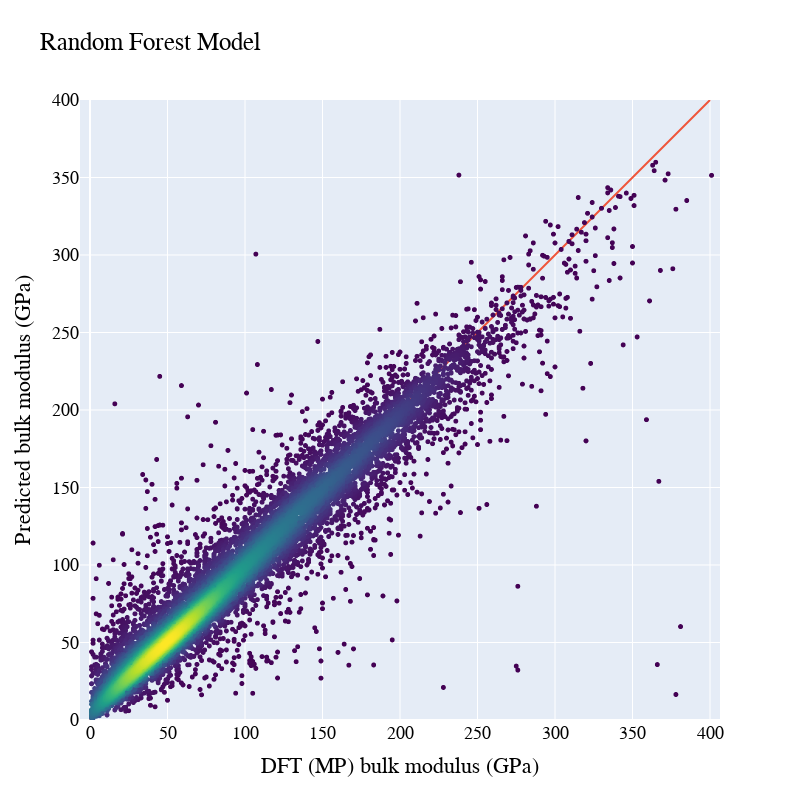

The code cell stored with this chart in its notebook:
### Markdown cell above
## 3.3 Plot the random forest model

### Code cell
# a line to represent a perfect model with 1:1 prediction
xy_params = {'x_col': [0, 400],
             'y_col': [0, 400],
             'color': 'black',
             'mode': 'lines',
             'legend': None,
             'text': None,
             'size': None}

xx=y
#yy=rf.predict(X)
yy=cross_val_predict(rf, X, y, cv=crossvalidation)

# Calculate the point density
kde = stats.gaussian_kde([xx,yy])
zz = kde([xx,yy])

# Sort the points by density, so that the densest points are plotted last
idx = zz.argsort()
xx, yy, z = xx[idx], yy[idx], zz[idx]

fig = PlotlyFig.Figure(data=PlotlyFig.Scattergl(
    x=xx,
    y=yy,
    mode='markers',
    marker=dict(
        size=5,
        color=z, #set color equal to a variable
        colorscale='Viridis', # one of plotly colorscales
    ),
    text=df['pretty_formula']
))

fig.update_layout(xaxis_title='DFT (MP) bulk modulus (GPa)',
                  yaxis_title='Predicted bulk modulus (GPa)',
                  title='Random Forest Model',
                  width=800,
                  height=800,
                  font=dict(family="Helvetica",
                            size=18, color="black")
    )

fig.update_yaxes(scaleanchor="x")

fig.add_trace(PlotlyFig.Scatter(x=[0,400], y=[0,400],
                    mode='lines'))

fig.update_layout(xaxis=dict(range=[0, 400]),
                  yaxis=dict(range=[0, 400]),
                  showlegend=False)

fig.show()

### Figure 1 — Plotly figure (JSON) as saved in the notebook; plotly's stock layout.template omitted (floating-point values rounded to 4 significant figures; data arrays with more than 128 entries replaced by an {"elided": "..."} marker saying what was removed)
{"data": [{"marker": {"color": {"elided": "10737 float values"}, "colorscale": [[0, "#440154"], [0.1111, "#482878"], [0.2222, "#3e4989"], [0.3333, "#31688e"], [0.4444, "#26828e"], [0.5556, "#1f9e89"], [0.6667, "#35b779"], [0.7778, "#6ece58"], [0.8889, "#b5de2b"], [1, "#fde725"]], "size": 5}, "mode": "markers", "text": {"elided": "10737 str values"}, "type": "scattergl", "x": {"elided": "10737 int values"}, "y": {"elided": "10737 float values"}}, {"mode": "lines", "type": "scatter", "x": [0, 400], "y": [0, 400]}], "layout": {"font": {"color": "black", "family": "Helvetica", "size": 18}, "height": 800, "showlegend": false, "title": {"text": "Random Forest Model"}, "width": 800, "xaxis": {"domain": [0, 1], "range": [-6.452, 406.5], "title": {"text": "DFT (MP) bulk modulus (GPa)"}, "type": "linear"}, "yaxis": {"domain": [0, 1], "range": [0, 400], "scaleanchor": "x", "title": {"text": "Predicted bulk modulus (GPa)"}, "type": "linear"}}}
